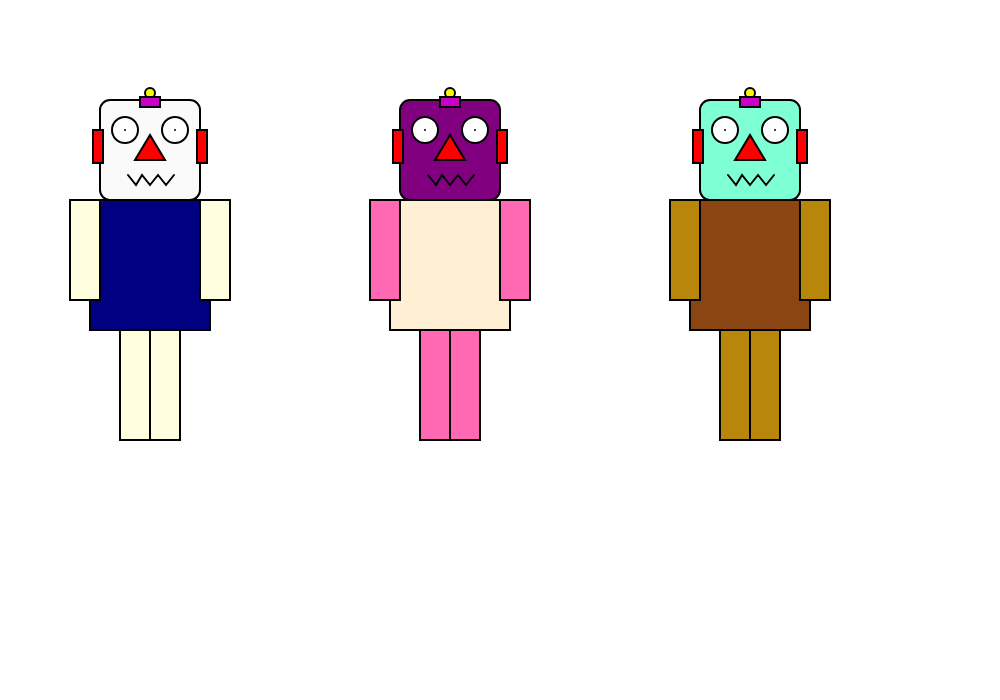
Frame 1 (no input)
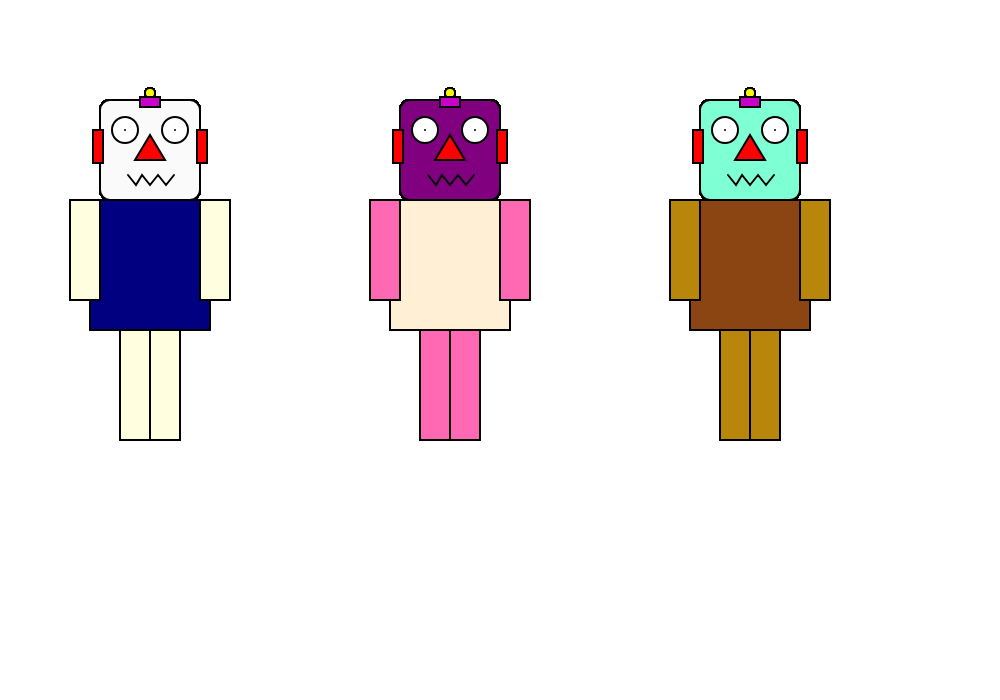
Frame 60 (no input)
Frame 120 (the mouse pressed at the canvas centre since frame 60): identical to frame 60, image omitted

The p5.js sketch that drew these frames (run headless with seeded random() and noise() and a simulated clock; from frame 60 on, the mouse is pressed at the canvas centre):

// p5.js sketch
// ── sketch.js
function setup()
{
	//create a canvas for the robot
	createCanvas(1000, 700);
}

function draw()
{
	strokeWeight(2);

	//robot body 1 - delete this code and make your own robot body
	fill(0,0,128);
	rect(90, 200, 120, 130);
    fill(255,255,224)
	rect(70, 200, 30, 100);
	rect(200, 200, 30, 100);
	rect(120, 330, 30, 110);
	rect(150, 330, 30, 110);

	//robot body 2 - delete this code and make your own robot body
    fill(255,239,213)
	rect(390, 200, 120, 130);
    fill(255,105,180)
	rect(370, 200, 30, 100);
	rect(500, 200, 30, 100);
	rect(420, 330, 30, 110);
	rect(450, 330, 30, 110);


	//robot body 3 - delete this code and make your own robot body
    fill(139,69,19)
	rect(690, 200, 120, 130);
    fill(184,134,11)
	rect(670, 200, 30, 100);
	rect(800, 200, 30, 100);
	rect(720, 330, 30, 110);
	rect(750, 330, 30, 110);


	// !!! Draw the robot heads - You shouldn't need to change this code !!!

	//robot head 1
	fill(250);
	rect(100, 100, 100, 100, 10);
    //robot head 2
    fill(128,0,128)
	rect(400, 100, 100, 100, 10);
    //robot head 3
    fill(127,255,212)
	rect(700, 100, 100, 100, 10);

	//ears
	fill(255, 0, 0);

	//robot ears 1
	rect(93, 130, 10, 33);
	rect(197, 130, 10, 33);

	//robot ears 2
	rect(393, 130, 10, 33);
	rect(497, 130, 10, 33);

	//robot ears 3
	rect(693, 130, 10, 33);
	rect(797, 130, 10, 33);



	//robots' antennas
	fill(250, 250, 0);
    // robot antenna 1
	ellipse(150, 93, 10, 10);
    // robot antenna 1
	ellipse(450, 93, 10, 10);
    // robot antenna 1
	ellipse(750, 93, 10, 10);

    //robots' antennas
	fill(200, 0, 200);
    // robot antenna 1
	rect(140, 97, 20, 10);
    // robot antenna 2
	rect(440, 97, 20, 10);
    // robot antenna 3
	rect(740, 97, 20, 10);


	//robot 1's eyes
	fill(255);
	ellipse(125, 130, 26, 26);
	point(125, 130);
	ellipse(175, 130, 26, 26);
	point(175, 130);

	//robot 2's eyes
	ellipse(425, 130, 26, 26);
	point(425, 130);
	ellipse(475, 130, 26, 26);
	point(475, 130);

	//robot 3's eyes
	ellipse(725, 130, 26, 26);
	point(725, 130);
	ellipse(775, 130, 26, 26);
	point(775, 130);


	//robots' noses
	fill(255, 0, 0);
    //robot 1 nose
	triangle(150, 135, 135, 160, 165, 160);
    //robot 2 nose
	triangle(450, 135, 435, 160, 465, 160);
    //robot 3 nose
	triangle(750, 135, 735, 160, 765, 160);

	//robot 1 mouth
	noFill();
	beginShape();
	vertex(128, 175);
	vertex(136, 185);
	vertex(142, 175);
	vertex(150, 185);
	vertex(158, 175);
	vertex(166, 185);
	vertex(174, 175);
	endShape();

	//robot 2 mouth
	beginShape();
	vertex(428, 175);
	vertex(436, 185);
	vertex(442, 175);
	vertex(450, 185);
	vertex(458, 175);
	vertex(466, 185);
	vertex(474, 175);
	endShape();

	//robot 3 mouth
	beginShape();
	vertex(728, 175);
	vertex(736, 185);
	vertex(742, 175);
	vertex(750, 185);
	vertex(758, 175);
	vertex(766, 185);
	vertex(774, 175);
	endShape();
}
